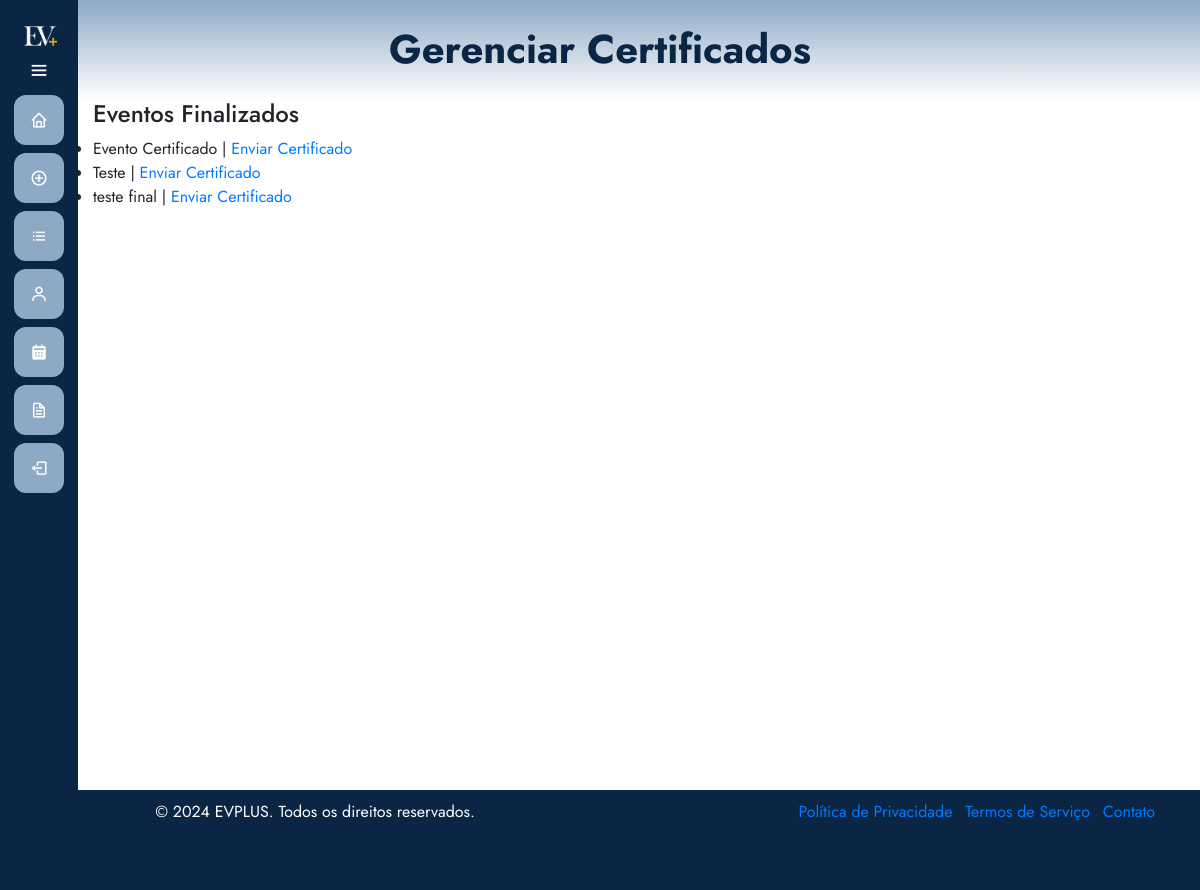
Before: /eventos/certificados/ (signed in) with the older database file.
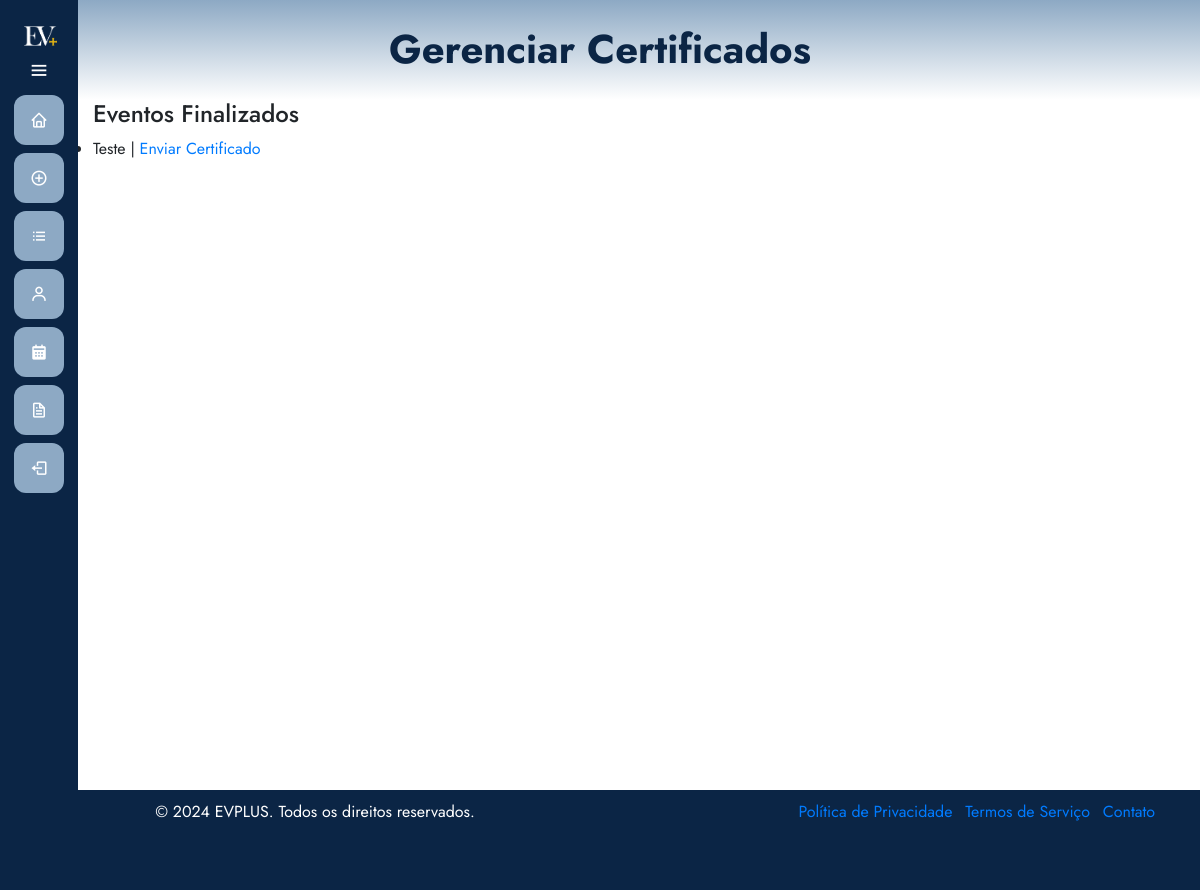
After: the same page with the newer database file.
### eventos/models.py (models this page shows, shortened)
class Evento(models.Model):
    user = models.ForeignKey(User, on_delete=models.CASCADE)
    clients = models.ManyToManyField(User, through='Inscricao', related_name='eventos')
    name = models.CharField(max_length=100)
    description = models.TextField()
    local = models.CharField(max_length=100)
    date = models.DateField()
    time = models.TimeField()
    category = models.CharField(max_length=100)
    banner = models.ImageField(null=True, blank=True, upload_to='banners/')
    limite_inscricoes = models.PositiveIntegerField(null=True, blank=True, verbose_name="Limite de Inscrições")
    finalizado = models.BooleanField(default=False)
    certificados = models.ManyToManyField(User, through='Certificado', related_name='eventos_certificados')

### eventos/views.py (the view)
# urls.py: path('certificados/', views.gerenciarCertificados, name='gerenciar_certificados'),
@login_required
def gerenciarCertificados(request):
    exibir_sidebar = True
    eventos_finalizados = Evento.objects.filter(user=request.user, finalizado=True)
    return render(request, 'gerenciarCertificados.html', {'eventos_finalizados': eventos_finalizados, 'exibir_sidebar': exibir_sidebar})

### eventos/templates/gerenciarCertificados.html (shortened to what this page needs)
{% extends 'base.html' %}
{% load static %}
{% block 'head' %}
    <link rel="stylesheet" href="{% static 'eventos/css/meuseventos.css' %}">
{% endblock %}
{% block 'dashboard' %}
    <div class="container">
        <div class="row">
            <div class="col-md">
                <h4>Eventos Finalizados</h4>
                {% if eventos_finalizados %}
                    <ul>
                        {% for evento in eventos_finalizados %}
                            <li>
                                {{ evento.name }}
                                {% if request.user == evento.user %}
                                    | <a href="{% url 'eventos:enviar_certificado' evento.id %}">Enviar Certificado</a>
                                {% endif %}
                            </li>
                        {% endfor %}
                    </ul>
                {% else %}
                    <p>Nenhum evento finalizado foi encontrado.</p>
                {% endif %}
            </div>
        </div>
    </div>
{% endblock %}

Changed rows visible on the page:
removed Evento: name "Evento Certificado", shows "Enviar Certificado"
removed Evento: name "teste final", shows "Enviar Certificado"
